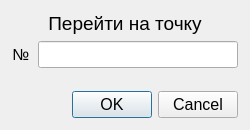
<?xml version="1.0" encoding="UTF-8"?>
<ui version="4.0">
 <class>ToSelectionPointDialog</class>
 <widget class="QDialog" name="ToSelectionPointDialog">
  <property name="geometry">
   <rect>
    <x>0</x>
    <y>0</y>
    <width>250</width>
    <height>130</height>
   </rect>
  </property>
  <property name="font">
   <font>
    <pointsize>12</pointsize>
   </font>
  </property>
  <property name="windowTitle">
   <string>Курсор на точку</string>
  </property>
  <layout class="QGridLayout" name="gridLayout">
   <property name="leftMargin">
    <number>12</number>
   </property>
   <property name="topMargin">
    <number>12</number>
   </property>
   <property name="rightMargin">
    <number>12</number>
   </property>
   <property name="bottomMargin">
    <number>12</number>
   </property>
   <item row="1" column="0">
    <widget class="QLabel" name="toPointNumberLabel">
     <property name="sizePolicy">
      <sizepolicy hsizetype="Preferred" vsizetype="Preferred">
       <horstretch>1</horstretch>
       <verstretch>0</verstretch>
      </sizepolicy>
     </property>
     <property name="font">
      <font>
       <pointsize>12</pointsize>
      </font>
     </property>
     <property name="text">
      <string>№</string>
     </property>
    </widget>
   </item>
   <item row="0" column="0" colspan="2">
    <widget class="QLabel" name="toPointTitleLabel">
     <property name="font">
      <font>
       <pointsize>14</pointsize>
       <weight>50</weight>
       <bold>false</bold>
      </font>
     </property>
     <property name="text">
      <string>Перейти на точку</string>
     </property>
     <property name="alignment">
      <set>Qt::AlignCenter</set>
     </property>
    </widget>
   </item>
   <item row="1" column="1">
    <widget class="QLineEdit" name="toPointNumberLineEdit">
     <property name="sizePolicy">
      <sizepolicy hsizetype="Expanding" vsizetype="Fixed">
       <horstretch>10</horstretch>
       <verstretch>0</verstretch>
      </sizepolicy>
     </property>
     <property name="font">
      <font>
       <pointsize>12</pointsize>
      </font>
     </property>
    </widget>
   </item>
   <item row="3" column="0" colspan="2">
    <widget class="QDialogButtonBox" name="buttonBox">
     <property name="orientation">
      <enum>Qt::Horizontal</enum>
     </property>
     <property name="standardButtons">
      <set>QDialogButtonBox::Cancel|QDialogButtonBox::Ok</set>
     </property>
    </widget>
   </item>
   <item row="2" column="0" colspan="2">
    <spacer name="verticalSpacer">
     <property name="orientation">
      <enum>Qt::Vertical</enum>
     </property>
     <property name="sizeHint" stdset="0">
      <size>
       <width>20</width>
       <height>100</height>
      </size>
     </property>
    </spacer>
   </item>
  </layout>
 </widget>
 <resources/>
 <connections>
  <connection>
   <sender>buttonBox</sender>
   <signal>accepted()</signal>
   <receiver>ToSelectionPointDialog</receiver>
   <slot>accept()</slot>
   <hints>
    <hint type="sourcelabel">
     <x>248</x>
     <y>254</y>
    </hint>
    <hint type="destinationlabel">
     <x>157</x>
     <y>274</y>
    </hint>
   </hints>
  </connection>
  <connection>
   <sender>buttonBox</sender>
   <signal>rejected()</signal>
   <receiver>ToSelectionPointDialog</receiver>
   <slot>reject()</slot>
   <hints>
    <hint type="sourcelabel">
     <x>316</x>
     <y>260</y>
    </hint>
    <hint type="destinationlabel">
     <x>286</x>
     <y>274</y>
    </hint>
   </hints>
  </connection>
 </connections>
</ui>
